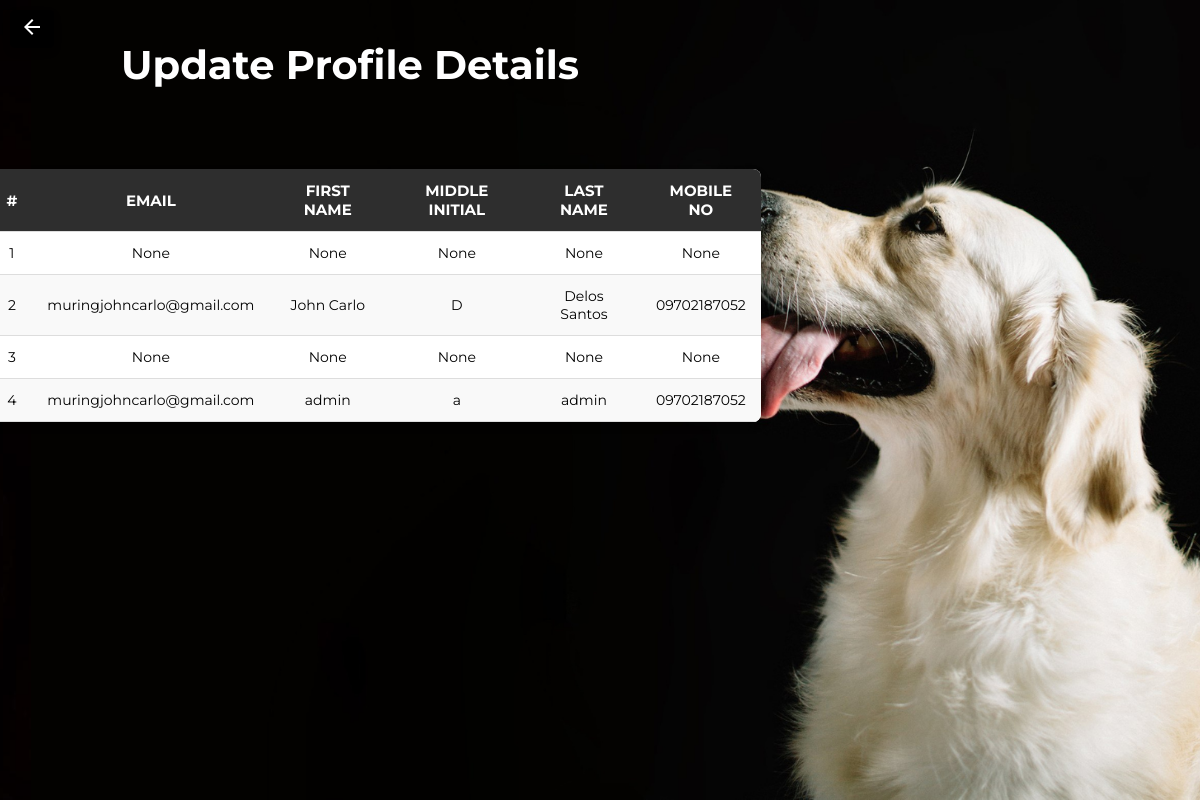
Before: /profiles/ (signed in) with the older database file.
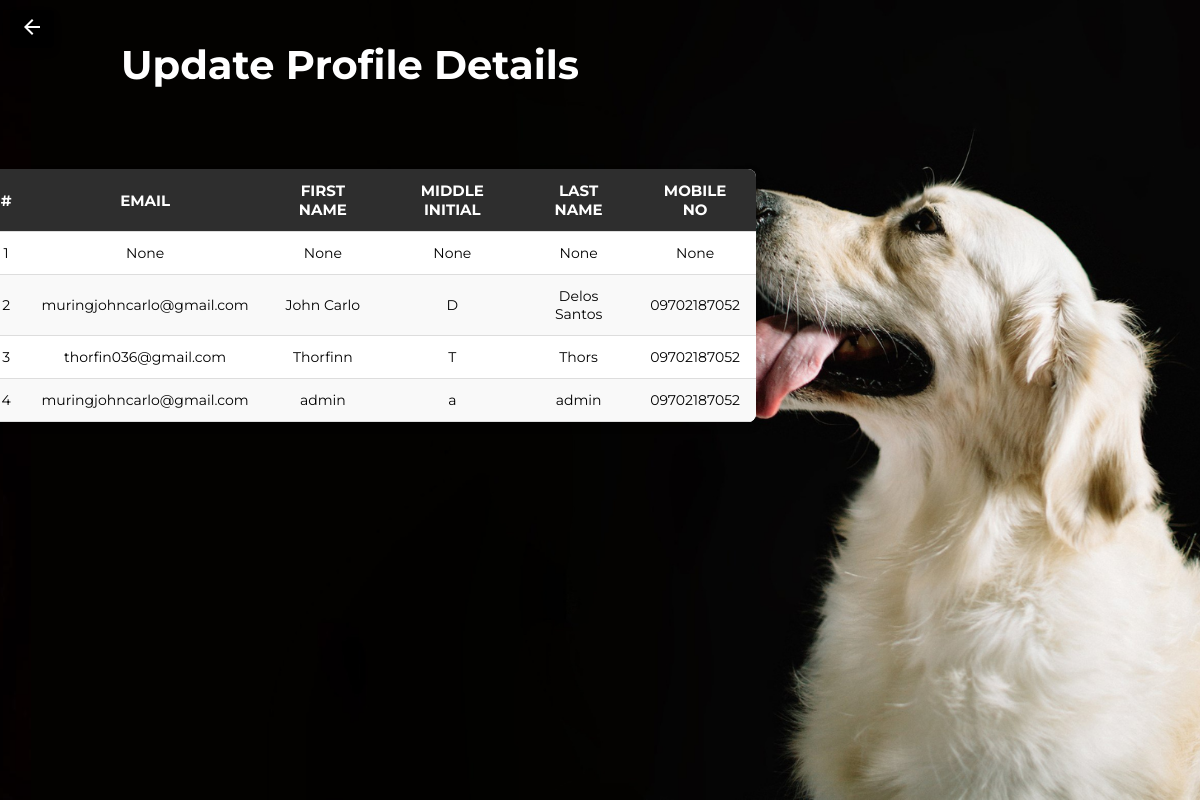
After: the same page with the newer database file.
### app/models.py (models this page shows, shortened)
class Profile(models.Model):
    user = models.OneToOneField(User, on_delete=models.CASCADE)
    email = models.EmailField(null=True, blank=True)
    first_name = models.CharField(max_length=30, null=True, blank=True)
    last_name = models.CharField(max_length=30, null=True, blank=True)
    middle_initial = models.CharField(max_length=2, null=True, blank=True)
    mobile_no = models.CharField(max_length=15, null=True, blank=True)
    onboarding_complete = models.BooleanField(default=False)
    account_type = models.CharField(max_length=10, null=True, blank=True, default="client")

### app/views.py (the view)
# urls.py: path('profiles/', views.profile_list, name='admin_profiles'),
@login_required
def profile_list(request):
    profiles = Profile.objects.all()
    return render(request, 'admin-update-profile.html', {'profiles': profiles})

### app/templates/admin-update-profile.html (shortened to what this page needs)
{% load static %}
<!DOCTYPE html>
<html lang="en">
<head>
    <link rel="stylesheet" href="{% static 'css/adminprof.css' %}">
</head>
<body>
<div class="admin-profiles-page">
    <a href="{% url 'admin-home' %}" class="home-btn">
        <button class="home-btn-button">
            <svg xmlns="http://www.w3.org/2000/svg" height="24px" viewBox="0 -960 960 960" width="24px" fill="#FFFFFF">
                <path d="m313-440 224 224-57 56-320-320 320-320 57 56-224 224h487v80H313Z"/>
            </svg>
        </button>
    </a>
    <div class="admin-profiles-main-text">
        <p>Update Profile Details</p>
    </div>
    <div class="admin-profiles-content">
        {% if profiles %}
        <div class="admin-profiles-table-container">
            <table class="admin-profiles-table">
                <thead>
                    <tr>
                        <th>#</th>
                        <th>Email</th>
                        <th>First Name</th>
                        <th>Middle Initial</th>
                        <th>Last Name</th>
                        <th>Mobile No</th>
                    </tr>
                </thead>
                <tbody>
                    {% for profile in profiles %}
                    <tr class="clickable-row" data-id="{{ profile.id }}"
                        data-email="{{ profile.email }}" data-first-name="{{ profile.first_name }}"
                        data-middle-initial="{{ profile.middle_initial }}" data-last-name="{{ profile.last_name }}"
                        data-mobile-no="{{ profile.mobile_no }}">
                        <td>{{ forloop.counter }}</td>
                        <td>{{ profile.email }}</td>
                        <td>{{ profile.first_name }}</td>
                        <td>{{ profile.middle_initial }}</td>
                        <td>{{ profile.last_name }}</td>
                        <td>{{ profile.mobile_no }}</td>
                    </tr>
                    {% endfor %}
                </tbody>
            </table>
        </div>
        {% else %}
        <div class="admin-profiles-no-appointments">
            <h2>No Profiles Registered</h2>
            <p>There are currently no profiles registered.</p>
        </div>
        {% endif %}
    </div>
</div>
</body>
</html>

### static/css/adminprof.css (style rules this page uses)
html, body { margin: 0; height: 100%; }
.admin-profiles-page { display: flex; flex-direction: column; background-color: #1a1a1a; min-height: 100vh; gap: 20px; align-items: center; background-image: url("../assets/welcome/whitedog.png"); background-size: cover; background-repeat: no-repeat; background-position: center; }
.admin-profiles-main-text { color: white; font-size: 40px; text-align: justify; font-family: "Montserrat"; font-weight: bolder; margin-left: -500px; }
.admin-profiles-table-container { width: 100%; max-width: 770px; margin: 20px auto; background-color: white; border-radius: 8px; overflow: hidden; box-shadow: 0 4px 8px rgba(0, 0, 0, 0.2); margin-right: 570px; }
.admin-profiles-table { word-break: 100%; border-collapse: collapse; font-family: "Montserrat", sans-serif; }
.admin-profiles-table th, .admin-profiles-table td { padding: 12px 15px; text-align: center; border-bottom: 1px solid #ddd; }
.admin-profiles-table th { background-color: #2E2E2E ; color: white; font-size: 15px; text-transform: uppercase; }
.admin-profiles-table tr:nth-child(even) { background-color: #f9f9f9; }
.admin-profiles-table td { font-size: 14px; }
.home-btn { position: absolute; top: 10px; left: 10px; text-decoration: none; }
.home-btn-button { background-color: black; color: white; padding: 5px 10px; font-size: 14px; font-family: "Montserrat"; border: none; border-radius: 5px; cursor: pointer; box-shadow: 0 4px 8px rgba(0, 0, 0, 0.1); }

Changed rows visible on the page:
changed Profile: email "None" → "thorfin036@gmail.com"; first_name "None" → "Thorfinn"; middle_initial "None" → "T"; last_name "None" → "Thors"; mobile_no "None" → "09702187052"
